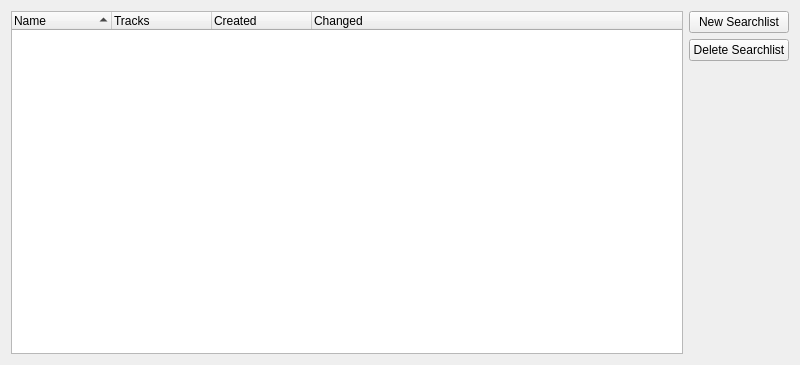
<?xml version="1.0" encoding="UTF-8"?>
<ui version="4.0">
 <class>SearchlistsClass</class>
 <widget class="QWidget" name="SearchlistsClass">
  <property name="geometry">
   <rect>
    <x>0</x>
    <y>0</y>
    <width>800</width>
    <height>365</height>
   </rect>
  </property>
  <property name="windowTitle">
   <string>Manage Searchlists</string>
  </property>
  <property name="windowIcon">
   <iconset resource="../resources.qrc">
    <normaloff>:/devices48/resources/tr48x48-0016.png</normaloff>:/devices48/resources/tr48x48-0016.png</iconset>
  </property>
  <layout class="QHBoxLayout" name="horizontalLayout">
   <item>
    <widget class="QTreeWidget" name="treeWidget">
     <property name="showDropIndicator" stdset="0">
      <bool>false</bool>
     </property>
     <property name="alternatingRowColors">
      <bool>true</bool>
     </property>
     <property name="rootIsDecorated">
      <bool>false</bool>
     </property>
     <property name="itemsExpandable">
      <bool>false</bool>
     </property>
     <property name="sortingEnabled">
      <bool>true</bool>
     </property>
     <property name="expandsOnDoubleClick">
      <bool>false</bool>
     </property>
     <column>
      <property name="text">
       <string>Name</string>
      </property>
     </column>
     <column>
      <property name="text">
       <string>Tracks</string>
      </property>
     </column>
     <column>
      <property name="text">
       <string>Created</string>
      </property>
     </column>
     <column>
      <property name="text">
       <string>Changed</string>
      </property>
     </column>
    </widget>
   </item>
   <item>
    <layout class="QVBoxLayout" name="verticalLayout">
     <item>
      <widget class="QPushButton" name="newSearchlistButton">
       <property name="sizePolicy">
        <sizepolicy hsizetype="Preferred" vsizetype="Preferred">
         <horstretch>0</horstretch>
         <verstretch>0</verstretch>
        </sizepolicy>
       </property>
       <property name="text">
        <string>New Searchlist</string>
       </property>
       <property name="icon">
        <iconset resource="../resources.qrc">
         <normaloff>:/icons/resources/filenew.png</normaloff>:/icons/resources/filenew.png</iconset>
       </property>
      </widget>
     </item>
     <item>
      <widget class="QPushButton" name="deleteSearchlistButton">
       <property name="sizePolicy">
        <sizepolicy hsizetype="Preferred" vsizetype="Preferred">
         <horstretch>0</horstretch>
         <verstretch>0</verstretch>
        </sizepolicy>
       </property>
       <property name="text">
        <string>Delete Searchlist</string>
       </property>
       <property name="icon">
        <iconset resource="../resources.qrc">
         <normaloff>:/icons/resources/trash-16.png</normaloff>:/icons/resources/trash-16.png</iconset>
       </property>
      </widget>
     </item>
     <item>
      <spacer name="verticalSpacer">
       <property name="orientation">
        <enum>Qt::Vertical</enum>
       </property>
       <property name="sizeHint" stdset="0">
        <size>
         <width>20</width>
         <height>40</height>
        </size>
       </property>
      </spacer>
     </item>
    </layout>
   </item>
  </layout>
 </widget>
 <resources>
  <include location="../resources.qrc"/>
 </resources>
 <connections/>
</ui>
